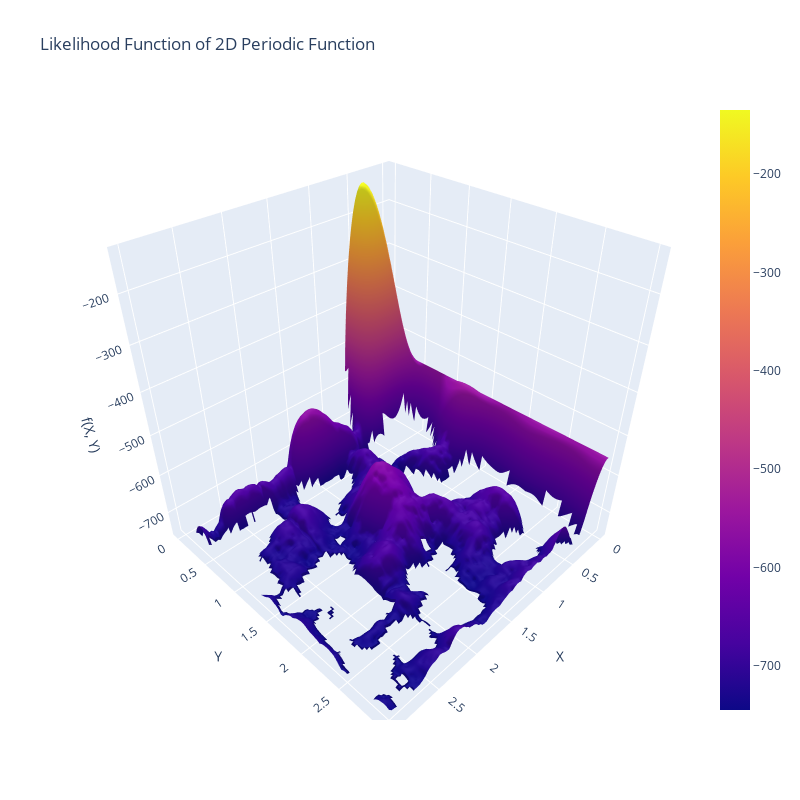

The code cell stored with this chart in its notebook:
### Code cell
l_PF = LikelihoodFunction_Periodic(X_range=X_range, Data=Thetas_PF, burn_in=0)
Target_Distribution_Visualization_3D(X_range=[0, 3], Y_range=[0, 3], Tar_Dis=l_PF.log_l, Func_name="Likelihood Function of 2D Periodic Function", alpha=1)

### Figure 1 — Plotly figure (JSON) as saved in the notebook; plotly's stock layout.template omitted (floating-point values rounded to 4 significant figures; data arrays with more than 128 entries replaced by an {"elided": "..."} marker saying what was removed)
{"data": [{"opacity": 1, "type": "surface", "x": {"elided": "100x100 float values"}, "y": {"elided": "100x100 float values"}, "z": {"elided": "100x100 float values"}}], "layout": {"height": 800, "scene": {"xaxis": {"title": {"text": "X"}}, "yaxis": {"title": {"text": "Y"}}, "zaxis": {"title": {"text": "f(X, Y)"}}}, "title": {"text": "Likelihood Function of 2D Periodic Function"}, "width": 800}}
